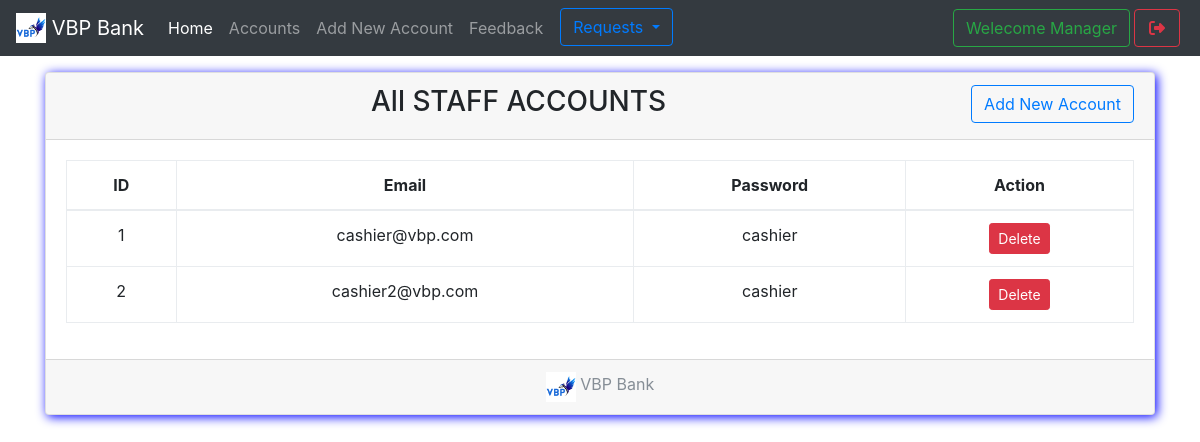
Screenshot of /maccounts.php (signed in) with the database file from the repository.
### tables this page shows
CREATE TABLE `employee` (
  `emp_id` int(11) NOT NULL,
  `emp_name` varchar(111) NOT NULL,
  `branch_id` int(11) NOT NULL,
  `email` varchar(111) NOT NULL,
  `password` varchar(111) NOT NULL
);

### maccounts.php (the view, shortened to what this page needs)
<!DOCTYPE html>
<html>
<head>
<?php include 'files_to_import.php'; ?>
</head>
<body style="background: url(images/bg.png); background-size: 100%">
<?php include 'manager_tabbar.php'; ?>
<?php
  $array = $con->query("select * from employee");
 ?>
<div class="container">
<div class="card w-100 text-center shadowBlue">
  <div class="card-header">
    <h3> All STAFF ACCOUNTS  <button class="btn btn-outline-primary float-right" data-toggle="modal" data-target="#exampleModal">Add New Account</button>
  </div></h3>
  <div class="card-body">
    <table class="table table-bordered">
      <thead>
        <tr>
          <th>ID </th>
          <th>Email</th>
          <th>Password</th>
          <th>Action</th>
        </tr>
      </thead>
      <tbody>
        <?php
          if ($array->num_rows > 0)
          {
            while ($row = $array->fetch_assoc())
            {
              echo "<tr>";
              echo "<td>".$row['emp_id']."</td>";
              echo "<td>".$row['email']."</td>";
              echo "<td>".$row['password']."</td>";
              echo "<td><a href='maccounts.php?del=$row[emp_id]' class='btn btn-danger btn-sm'>Delete</a></td>";
              echo "</tr>";
            }
          }
         ?>
      </tbody>
    </table>
  </div>
  <div class="card-footer text-muted">
  <?php include 'logo_with_name.php'; ?>
  </div>
</div>
</body>
</html>

### css/custom.css (style rules this page uses)
.shadowBlue { box-shadow: 2px 2px 11px blue }

### rows the page displays
employee: emp_id "1", email "cashier@vbp.com", password "cashier"
employee: emp_id "2", email "cashier2@vbp.com", password "cashier"

### other values shown
bankName "VBP Bank VBP Bank"
